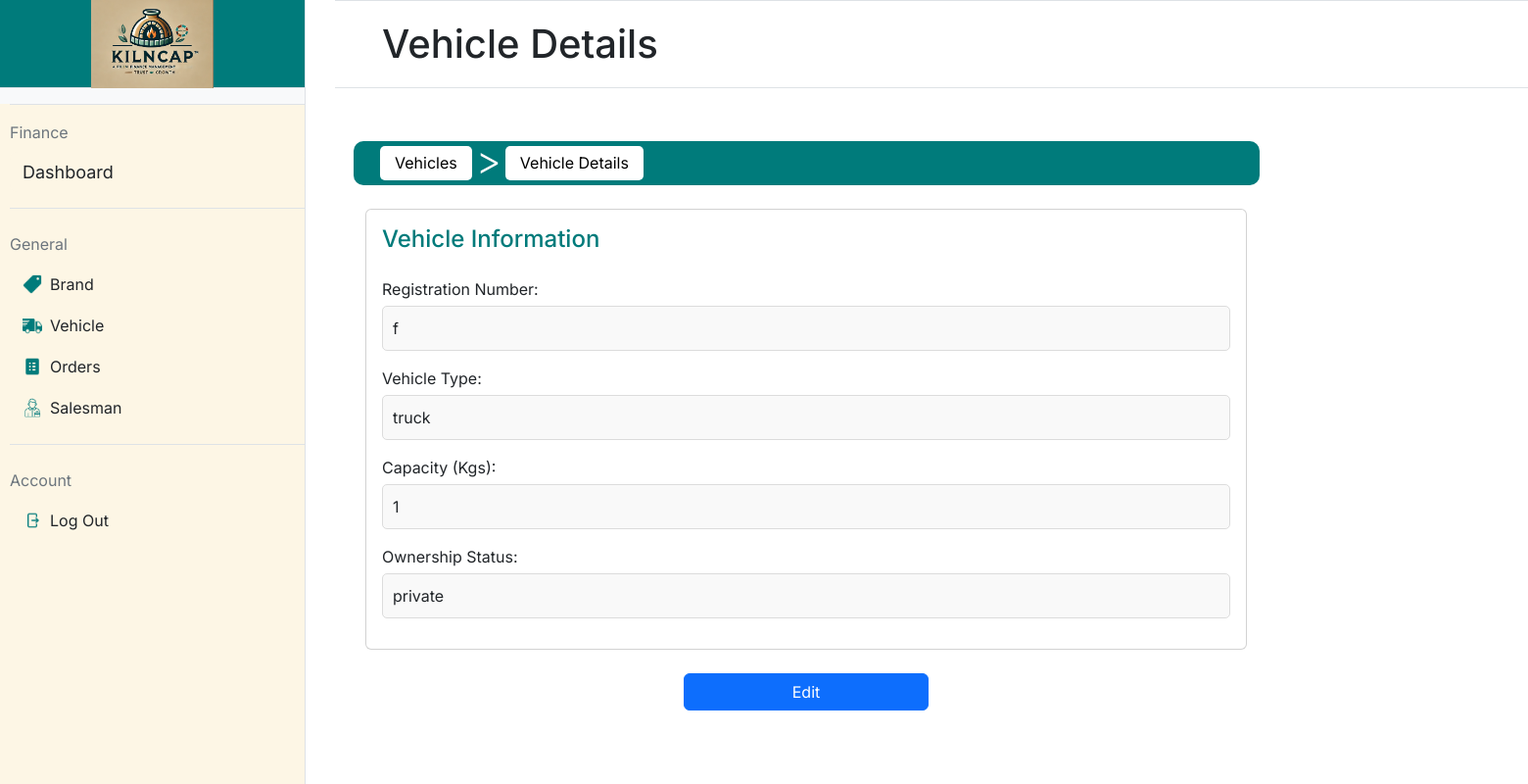
The app's page /vehicle/2, older data.
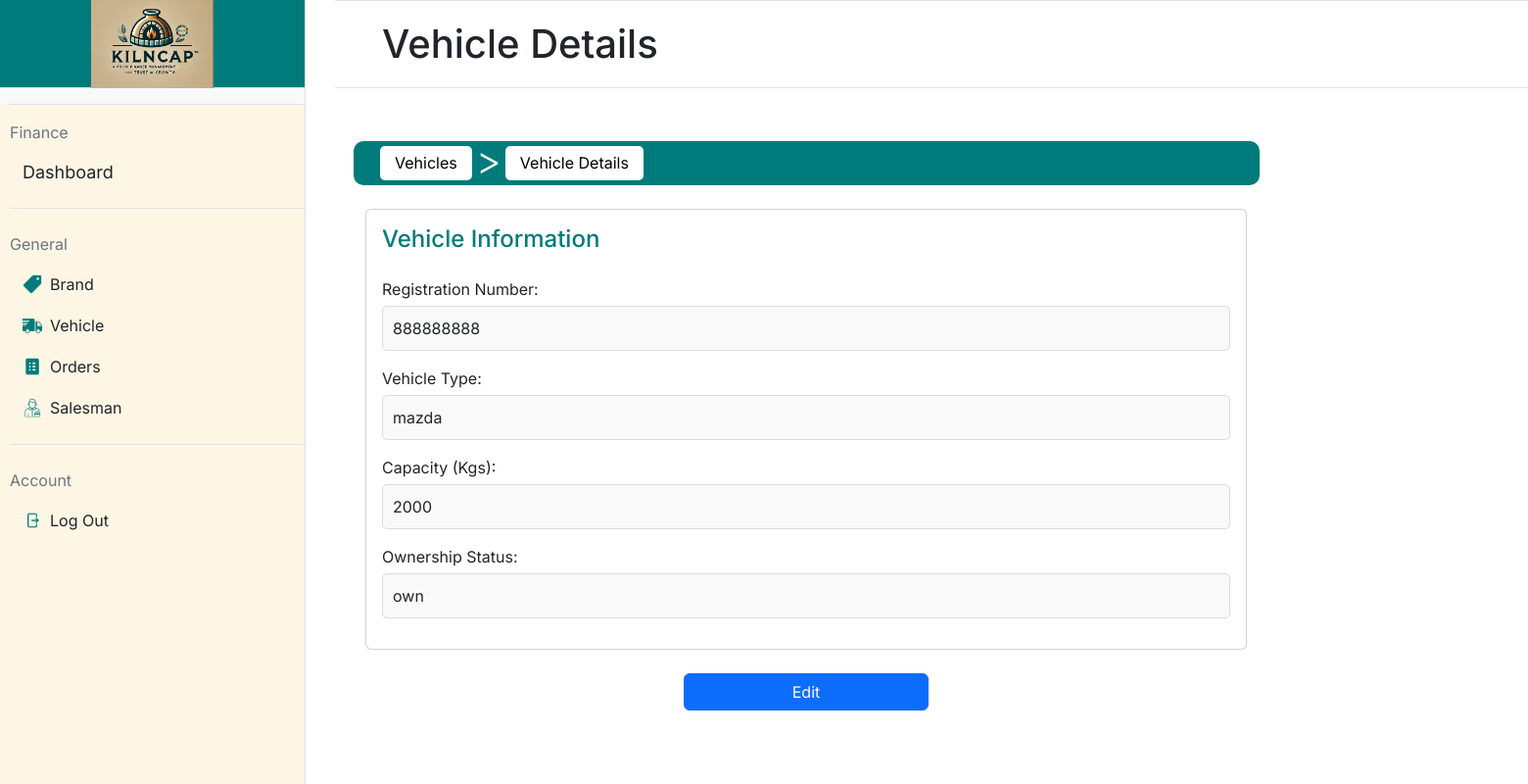
The same page, newer data.
### app.py (models this page shows, shortened)
class Vehicle(db.Model):
    __tablename__ = 'vehicles'
    id = db.Column(db.Integer, primary_key=True)
    registration_no = db.Column(db.String(20), unique=True, nullable=False)  # Vehicle registration number
    vehicle_type = db.Column(db.String(50), nullable=False)  # Type of vehicle
    capacity = db.Column(db.Integer, nullable=False)  # Capacity in kilograms
    ownership_status = db.Column(db.String(10), nullable=False)  # Ownership status (own/private)

### app.py (the view)
@app.route('/vehicle/<int:vehicle_id>', methods=['GET'])
def vehicle_details(vehicle_id):
    vehicle = Vehicle.query.get_or_404(vehicle_id)  # Fetch the vehicle by ID or return 404 if not found
    return render_template('vehicle_details.html', vehicle=vehicle)

### templates/vehicle_details.html (shortened to what this page needs)
 {% extends "base.html" %}
{% block mainheading %}
Vehicle Details
{% endblock %}
{% block maincontent %}
<nav class="navbar navbar-expand-lg"
    style="background-color: #007b7b; border-radius: 10px; padding: 5px 15px; height: 45px; width: 925px;">
    <div class="container-fluid d-flex align-items-center">
        <div class="collapse navbar-collapse" id="navbarNav">
            <ul class="navbar-nav d-flex align-items-center">
                <li class="nav-item">
                    <a class="nav-link text-black"
                        href="{{ url_for('vehicle') }}"
                        style="background-color: white; color: black; border-radius: 5px; padding: 5px 15px; height: 35px; line-height: 25px; transition: all 0.3s ease; text-decoration: none;"
                        onmouseover="this.style.backgroundColor='#f0f0f0'; this.style.color='white';"
                        onmouseout="this.style.backgroundColor='white'; this.style.color='black';">Vehicles</a>
                </li>
                <li class="mx-1"
                    style="color: white;padding-bottom: 5px; font-size: 40px; font-weight:300">&gt;</li>
                <li class="nav-item">
                    <a class="nav-link text-black" href="#"
                        style="background-color: white; color: black; border-radius: 5px; padding: 5px 15px; height: 35px; line-height: 25px; text-decoration: none;">Vehicle
                        Details</a>
                </li>
            </ul>
        </div>
    </div>
</nav>
<div class="container mt-4">
    <div class="card" style="width: 900px; height: 450px;">
        <div class="card-body">
            <h4 class="card-title mb-4" style="color: #007b7b;">Vehicle
                Information</h4>
            <div class="mb-3">
                <label class="form-label"
                    style="margin-bottom: 5px;">Registration Number:</label>
                <div
                    style="background-color: #f9f9f9; padding: 10px; border-radius: 5px; border: 1px solid #dcdcdc;">
                    {{ vehicle.registration_no }}
                </div>
            </div>
            <div class="mb-3">
                <label class="form-label" style="margin-bottom: 5px;">Vehicle
                    Type:</label>
                <div
                    style="background-color: #f9f9f9; padding: 10px; border-radius: 5px; border: 1px solid #dcdcdc;">
                    {{ vehicle.vehicle_type }}
                </div>
            </div>
            <div class="mb-3">
                <label class="form-label" style="margin-bottom: 5px;">Capacity
                    (Kgs):</label>
                <div
                    style="background-color: #f9f9f9; padding: 10px; border-radius: 5px; border: 1px solid #dcdcdc;">
                    {{ vehicle.capacity }}
                </div>
            </div>
            <div class="mb-3">
                <label class="form-label" style="margin-bottom: 5px;">Ownership
                    Status:</label>
                <div
                    style="background-color: #f9f9f9; padding: 10px; border-radius: 5px; border: 1px solid #dcdcdc;">
                    {{ vehicle.ownership_status }}
                </div>
            </div>
        </div>
        <div class="text-center mt-4">
            <a href="{{ url_for('edit_vehicle', vehicle_id=vehicle.id) }}"
                class="btn btn-primary" style="width: 250px;">Edit</a>
        </div>
    </div>
</div>
{% endblock %}

Row changes from the older to the newer data that the page shows:
changed Vehicle: registration_no "f" → "888888888"; vehicle_type "truck" → "mazda"; capacity "1" → "2000"; ownership_status "private" → "own"
